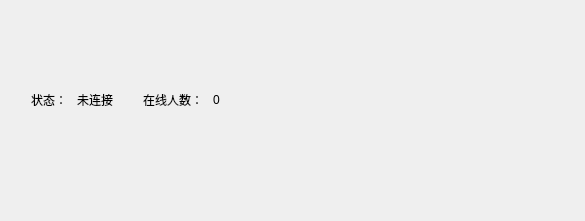
<?xml version="1.0" encoding="UTF-8"?>
<ui version="4.0">
 <class>StatusBarWidget</class>
 <widget class="QWidget" name="StatusBarWidget">
  <property name="geometry">
   <rect>
    <x>0</x>
    <y>0</y>
    <width>585</width>
    <height>221</height>
   </rect>
  </property>
  <property name="windowTitle">
   <string>Form</string>
  </property>
  <layout class="QGridLayout" name="gridLayout">
   <item row="0" column="0">
    <layout class="QHBoxLayout" name="horizontalLayout_3">
     <property name="spacing">
      <number>10</number>
     </property>
     <property name="leftMargin">
      <number>20</number>
     </property>
     <property name="topMargin">
      <number>10</number>
     </property>
     <property name="rightMargin">
      <number>20</number>
     </property>
     <property name="bottomMargin">
      <number>30</number>
     </property>
     <item>
      <widget class="QLabel" name="label_4">
       <property name="sizePolicy">
        <sizepolicy hsizetype="Fixed" vsizetype="Fixed">
         <horstretch>0</horstretch>
         <verstretch>0</verstretch>
        </sizepolicy>
       </property>
       <property name="text">
        <string>状态：</string>
       </property>
      </widget>
     </item>
     <item>
      <widget class="QLabel" name="conn_state_label">
       <property name="sizePolicy">
        <sizepolicy hsizetype="Minimum" vsizetype="Fixed">
         <horstretch>0</horstretch>
         <verstretch>0</verstretch>
        </sizepolicy>
       </property>
       <property name="text">
        <string>未连接</string>
       </property>
      </widget>
     </item>
     <item>
      <spacer name="horizontalSpacer_2">
       <property name="orientation">
        <enum>Qt::Horizontal</enum>
       </property>
       <property name="sizeType">
        <enum>QSizePolicy::Fixed</enum>
       </property>
       <property name="sizeHint" stdset="0">
        <size>
         <width>20</width>
         <height>20</height>
        </size>
       </property>
      </spacer>
     </item>
     <item>
      <widget class="QLabel" name="label_2">
       <property name="sizePolicy">
        <sizepolicy hsizetype="Fixed" vsizetype="Fixed">
         <horstretch>0</horstretch>
         <verstretch>0</verstretch>
        </sizepolicy>
       </property>
       <property name="text">
        <string>在线人数：</string>
       </property>
      </widget>
     </item>
     <item>
      <widget class="QLabel" name="online_num_label">
       <property name="sizePolicy">
        <sizepolicy hsizetype="Minimum" vsizetype="Fixed">
         <horstretch>0</horstretch>
         <verstretch>0</verstretch>
        </sizepolicy>
       </property>
       <property name="text">
        <string>0</string>
       </property>
      </widget>
     </item>
     <item>
      <spacer name="horizontalSpacer">
       <property name="orientation">
        <enum>Qt::Horizontal</enum>
       </property>
       <property name="sizeHint" stdset="0">
        <size>
         <width>40</width>
         <height>20</height>
        </size>
       </property>
      </spacer>
     </item>
    </layout>
   </item>
  </layout>
 </widget>
 <resources/>
 <connections/>
</ui>
